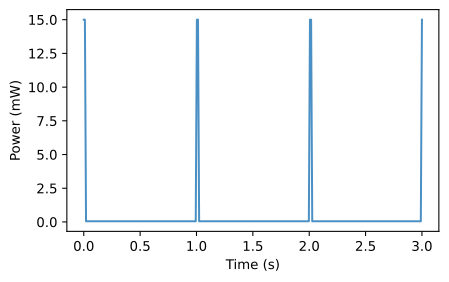

Reproduce this figure in Python.
import os
import matplotlib.pyplot as plt
import numpy as np
t = np.linspace(0, 3, 300)
y = np.where(t % 1.0 < 0.02, 15, 0.05)
fig, ax = plt.subplots(figsize=(5,3))
ax.plot(t, y, color='#4a90c4')
ax.set_ylabel('Power (mW)')
ax.set_xlabel('Time (s)')
plt.savefig(os.environ.get('VISUAL_OUT_PATH', 'out.svg'), format='svg', bbox_inches='tight')
